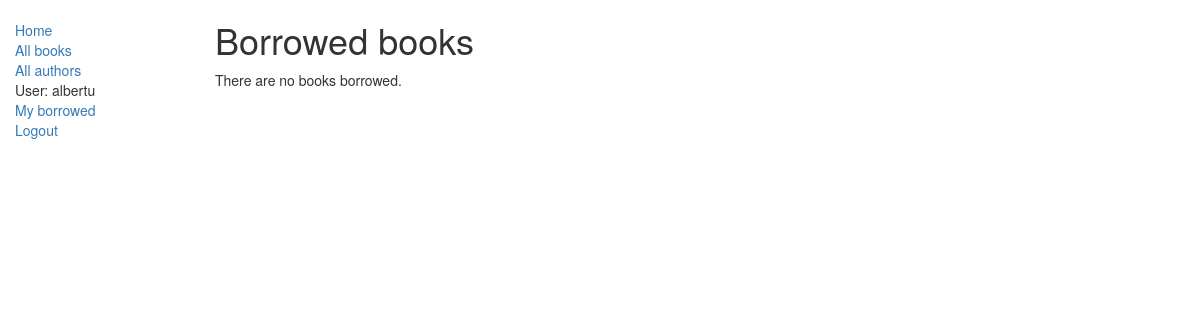
/catalog/mybooks (signed in), run on an earlier commit of the app's database.
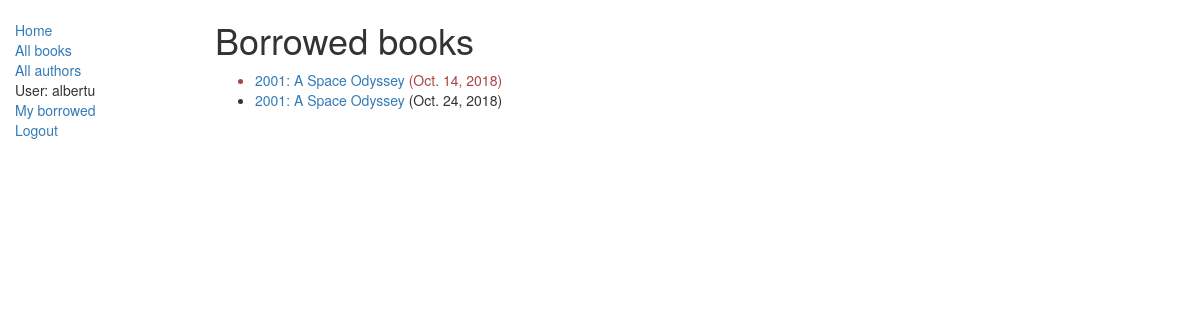
And on a later commit of the database.
### catalog/models.py (models this page shows, shortened)
class BookInstance(models.Model):
    id = models.UUIDField(primary_key=True, default=uuid.uuid4, help_text="Unique ID for this particular book across whole library")
    book = models.ForeignKey('Book', on_delete=models.SET_NULL, null=True)
    imprint = models.CharField(max_length=200)
    due_back = models.DateField(null=True, blank=True)
    LOAN_STATUS = (
        ('m', 'Maintenance'),
        ('o', 'On loan'),
        ('a', 'Available'),
        ('r', 'Reserved'),
    )
    status = models.CharField(max_length=1, choices=LOAN_STATUS, blank=True, default='d', help_text='Book availability')
    borrower = models.ForeignKey(User, on_delete=models.SET_NULL, null=True, blank=True)
    class Meta:
        ordering = ["due_back"]
        permissions = (("can_mark_returned", "Set book as returned"),)
    @property
    def is_overdue(self):
        if self.due_back and date.today() > self.due_back:
            return True
        return False

class Book(models.Model):
    title = models.CharField(max_length=200)
    author = models.ForeignKey('Author', on_delete=models.SET_NULL, null=True)
    summary = models.TextField(max_length=1000, help_text="Enter a brief description of the book")
    isbn = models.CharField('ISBN', max_length=13, help_text='13 Character <a href="https://www.isbn-international.org/content/what-isbn">ISBN number</a>')
    genre = models.ManyToManyField(Genre, help_text="Select a genre for this book")
    language = models.ForeignKey('Language', on_delete=models.SET_NULL, null=True)
    def display_genre(self):
        ''' Display genre in Admin'''
        return ', '.join([genre.name for genre in self.genre.all()[:3]])
    display_genre.short_description = 'Genre'

### catalog/views.py (the view)
# urls.py: path('mybooks', views.LoanedBooksByUserListView.as_view(), name='my-borrowed'),
class LoanedBooksByUserListView(LoginRequiredMixin, ListView):
    model = BookInstance
    template_name ='catalog/bookinstance_list_borrowed_user.html'
    paginate_by = 10
    def get_queryset(self):
        return BookInstance.objects.filter(borrower=self.request.user).filter(status__exact='o').order_by('due_back')

### templates/catalog/bookinstance_list_borrowed_user.html
{% extends "base_generic.html" %}
{% block content %}
    <h1>Borrowed books</h1>
    {% if bookinstance_list %}
    <ul>
      {% for bookinst in bookinstance_list %}
      <li class="{% if bookinst.is_overdue %}text-danger{% endif %}">
        <a href="{% url 'book-detail' bookinst.book.pk %}">{{bookinst.book.title}}</a> ({{ bookinst.due_back }})
      </li>
      {% endfor %}
    </ul>
    {% else %}
      <p>There are no books borrowed.</p>
    {% endif %}
{% endblock %}

What changed in the data, as far as the page shows it:
now on this page (row edited): BookInstance: book "2001: A Space Odyssey", due_back "Oct. 14, 2018"
now on this page (row edited): BookInstance: book "2001: A Space Odyssey", due_back "Oct. 24, 2018"
Also different on the page:
text no longer shown: "There are no books borrowed."
